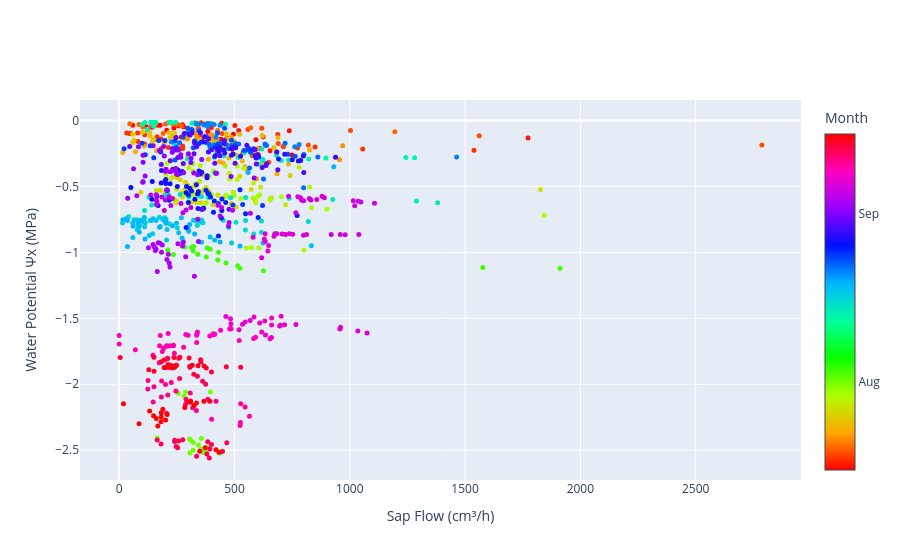
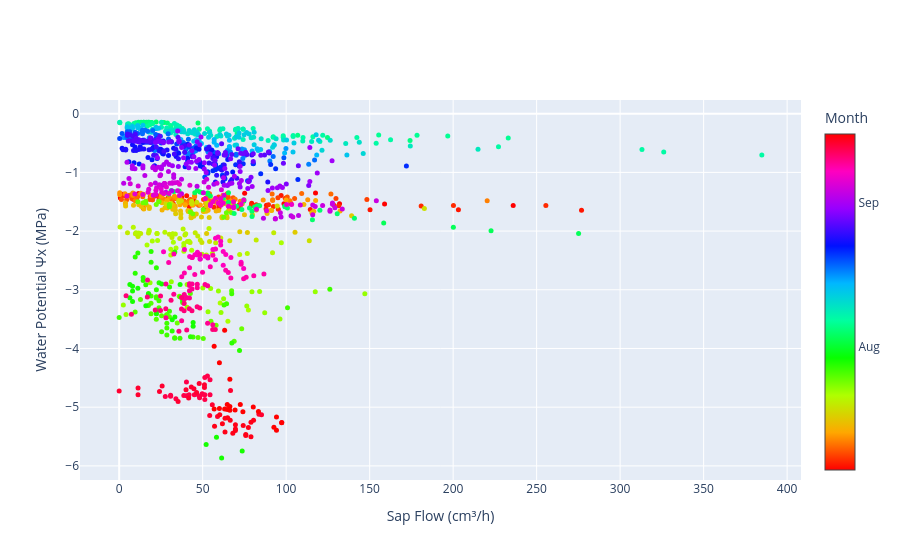
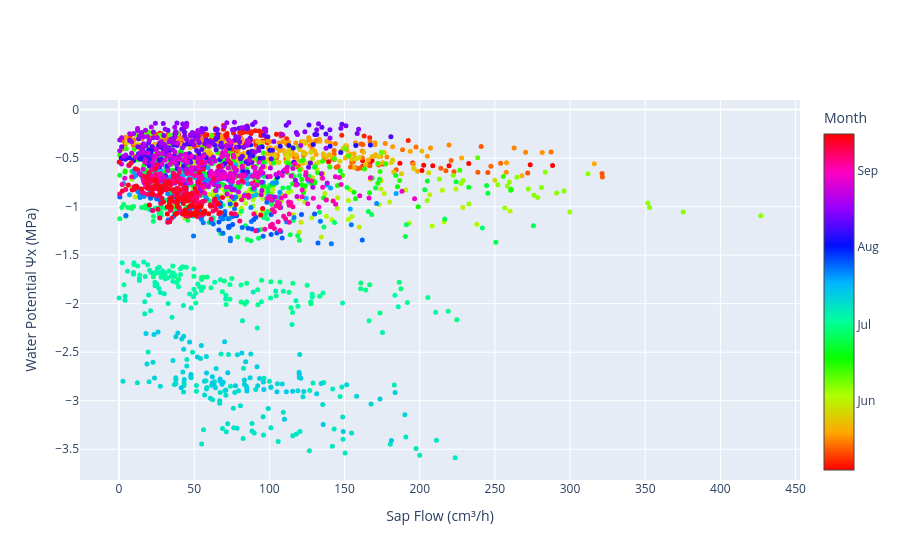
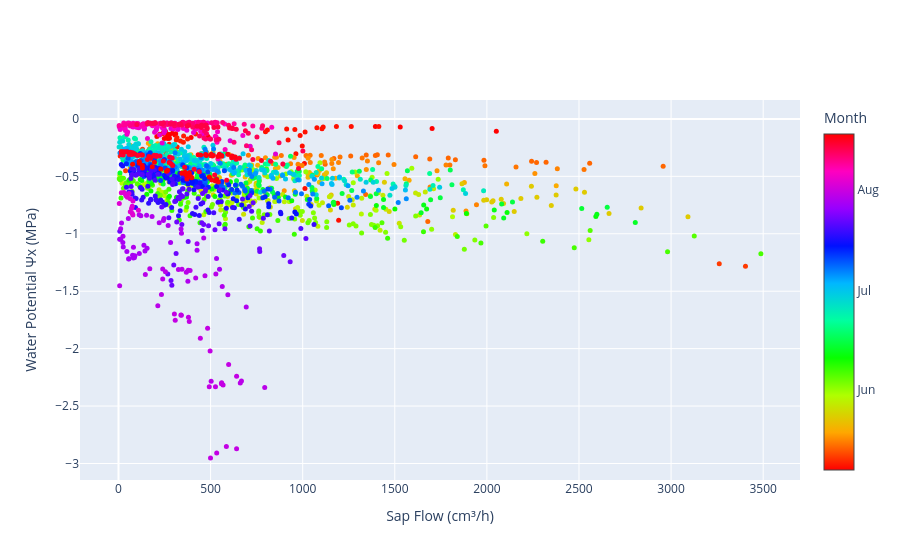

Write notebook code for charts like these, in order.
### Markdown cell above
We should look at the r2 of each one of these regressions and somehow report it. 

Ψ_pd is determined by intercept, when SF is assumed to be zero. 
but SF is never really zero, Binks et al. say that Ψ_pd= (Ψ_soil-ρgh)+ ΔΨ(FWU)
where ρgh is the change due to gravitational potential (is this really a thing inside the 
vessels that are subject to really high tension?). ΔΨ(FWU) is the water potential change caused by the uptake of
water via foliar water uptake (nighttime transpiration). I will need to correct for these two effects to really 
comparte matric and predawn potentials. 
If I have discarded nighttime transpiration, hydraulic redistribution, and due to a small sapwood (and maybe michelle's data with storage) then we can talk about embolism.

### Code cell
from utils.predawn import calculate_predawn_water_potential, plot_predawn_scatter

# Calculate predawn water potentials (Ψ_pd) and store in trees_data
trees_data = calculate_predawn_water_potential(trees_data)

# Plot nighttime scatter plots for 2021 and 2022
plots_pd_2021 = plot_predawn_scatter(trees_data, '2021')
plots_pd_2022 = plot_predawn_scatter(trees_data, '2022')

path_predawn = path_output_graphs + 'IVC_plots/Predawn/'
for path in [path_predawn, path_latex]:
    # Save 2021 plots
    for fig, tree_name in plots_pd_2021:
        if fig is not None:  # Ensure the figure is valid
            fig.write_image(path + f'predawn_potential_2021_{tree_name}_2021.png', scale=8)
    
    # Save 2022 plots
    for fig, tree_name in plots_pd_2022:
        if fig is not None:  # Ensure the figure is valid
            fig.write_image(path + f'predawn_potential_2022_{tree_name}_2022.png', scale=8)

#Sap Flow vs. Water Potential (10 PM to 7 AM) for {tree_name} in {year}, Colored by Day

### Figure 1 — Plotly figure (JSON) as saved in the notebook; plotly's stock layout.template omitted (floating-point values rounded to 4 significant figures; data arrays with more than 128 entries replaced by an {"elided": "..."} marker saying what was removed)
{"data": [{"marker": {"color": {"elided": "930 int values"}, "colorbar": {"tickmode": "array", "ticktext": ["Jul", "Aug", "Sep"], "tickvals": [197, 228, 258.5], "title": {"text": "Month"}}, "colorscale": [[0, "#ff0000"], [0.1111, "#ffa700"], [0.2222, "#afff00"], [0.3333, "#08ff00"], [0.4444, "#00ff9f"], [0.5556, "#00b7ff"], [0.6667, "#0010ff"], [0.7778, "#9700ff"], [0.8889, "#ff00bf"], [1, "#ff0000"]], "size": 5}, "mode": "markers", "showlegend": false, "type": "scatter", "x": {"elided": "930 float values"}, "y": {"elided": "930 float values"}}], "layout": {"xaxis": {"title": {"text": "Sap Flow (cm³/h)"}}, "yaxis": {"title": {"text": "Water Potential Ψx (MPa)"}}}}

### Figure 2 — Plotly figure (JSON) as saved in the notebook; plotly's stock layout.template omitted (floating-point values rounded to 4 significant figures; data arrays with more than 128 entries replaced by an {"elided": "..."} marker saying what was removed)
{"data": [{"marker": {"color": {"elided": "1258 int values"}, "colorbar": {"tickmode": "array", "ticktext": ["Jul", "Aug", "Sep"], "tickvals": [197, 228, 258.5], "title": {"text": "Month"}}, "colorscale": [[0, "#ff0000"], [0.1111, "#ffa700"], [0.2222, "#afff00"], [0.3333, "#08ff00"], [0.4444, "#00ff9f"], [0.5556, "#00b7ff"], [0.6667, "#0010ff"], [0.7778, "#9700ff"], [0.8889, "#ff00bf"], [1, "#ff0000"]], "size": 5}, "mode": "markers", "showlegend": false, "type": "scatter", "x": {"elided": "1258 float values"}, "y": {"elided": "1258 float values"}}], "layout": {"xaxis": {"title": {"text": "Sap Flow (cm³/h)"}}, "yaxis": {"title": {"text": "Water Potential Ψx (MPa)"}}}}

### Figure 3 — Plotly figure (JSON) as saved in the notebook; plotly's stock layout.template omitted (floating-point values rounded to 4 significant figures; data arrays with more than 128 entries replaced by an {"elided": "..."} marker saying what was removed)
{"data": [{"marker": {"color": {"elided": "2339 int values"}, "colorbar": {"tickmode": "array", "ticktext": ["May", "Jun", "Jul", "Aug", "Sep"], "tickvals": [136, 166.5, 197, 228, 258.5], "title": {"text": "Month"}}, "colorscale": [[0, "#ff0000"], [0.1111, "#ffa700"], [0.2222, "#afff00"], [0.3333, "#08ff00"], [0.4444, "#00ff9f"], [0.5556, "#00b7ff"], [0.6667, "#0010ff"], [0.7778, "#9700ff"], [0.8889, "#ff00bf"], [1, "#ff0000"]], "size": 5}, "mode": "markers", "showlegend": false, "type": "scatter", "x": {"elided": "2339 float values"}, "y": {"elided": "2339 float values"}}], "layout": {"xaxis": {"title": {"text": "Sap Flow (cm³/h)"}}, "yaxis": {"title": {"text": "Water Potential Ψx (MPa)"}}}}

### Figure 4 — Plotly figure (JSON) as saved in the notebook; plotly's stock layout.template omitted (floating-point values rounded to 4 significant figures; data arrays with more than 128 entries replaced by an {"elided": "..."} marker saying what was removed)
{"data": [{"marker": {"color": {"elided": "1810 int values"}, "colorbar": {"tickmode": "array", "ticktext": ["May", "Jun", "Jul", "Aug", "Sep"], "tickvals": [136, 166.5, 197, 228, 258.5], "title": {"text": "Month"}}, "colorscale": [[0, "#ff0000"], [0.1111, "#ffa700"], [0.2222, "#afff00"], [0.3333, "#08ff00"], [0.4444, "#00ff9f"], [0.5556, "#00b7ff"], [0.6667, "#0010ff"], [0.7778, "#9700ff"], [0.8889, "#ff00bf"], [1, "#ff0000"]], "size": 5}, "mode": "markers", "showlegend": false, "type": "scatter", "x": {"elided": "1810 float values"}, "y": {"elided": "1810 float values"}}], "layout": {"xaxis": {"title": {"text": "Sap Flow (cm³/h)"}}, "yaxis": {"title": {"text": "Water Potential Ψx (MPa)"}}}}
